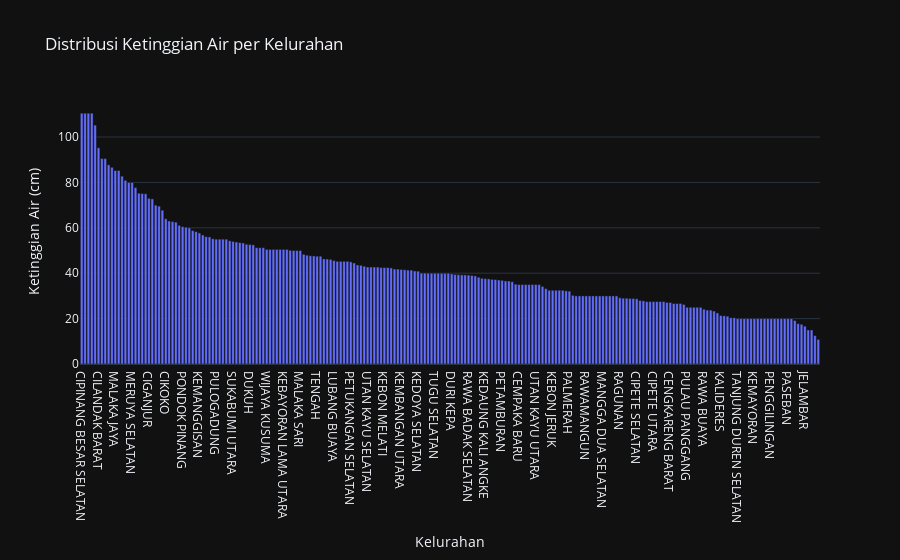

Notebook code cell kept with this figure:
### Markdown cell above
**Bagaimana distribusi ketinggian air di berbagai kelurahan?**

### Code cell
kelurahan_data = merged_df.groupby('kelurahan')['ketinggian_air_num'].mean().reset_index()

# Urutkan data
kelurahan_data = kelurahan_data.sort_values(by='ketinggian_air_num', ascending=False)

# Buat plot
fig = px.bar(kelurahan_data, x='kelurahan', y='ketinggian_air_num', title='Distribusi Ketinggian Air per Kelurahan')
fig.update_xaxes(title_text='Kelurahan')
fig.update_yaxes(title_text='Ketinggian Air (cm)')
fig.update_layout(template='plotly_dark')
fig.show()

### Figure 1 — Plotly figure (JSON) as saved in the notebook; plotly's stock layout.template omitted (floating-point values rounded to 4 significant figures; data arrays with more than 128 entries replaced by an {"elided": "..."} marker saying what was removed)
{"data": [{"alignmentgroup": "True", "hovertemplate": "kelurahan=%{x}<br>ketinggian_air_num=%{y}<extra></extra>", "legendgroup": "", "marker": {"color": "#636efa", "pattern": {"shape": ""}}, "name": "", "offsetgroup": "", "orientation": "v", "showlegend": false, "textposition": "auto", "type": "bar", "x": {"elided": "220 str values"}, "xaxis": "x", "y": {"elided": "220 float values"}, "yaxis": "y"}], "layout": {"barmode": "relative", "legend": {"tracegroupgap": 0}, "title": {"text": "Distribusi Ketinggian Air per Kelurahan"}, "xaxis": {"anchor": "y", "domain": [0, 1], "title": {"text": "Kelurahan"}}, "yaxis": {"anchor": "x", "domain": [0, 1], "title": {"text": "Ketinggian Air (cm)"}}}}
